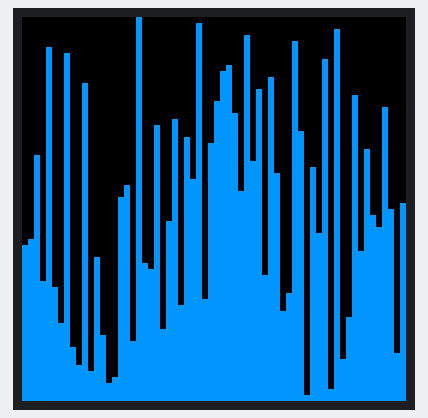
The program below on a simulated Raspberry Pi (BCM pin numbers). Shown: 64×64 colour display. Random numbers come from a fixed seed; what the program prints to the terminal is not drawn.

Above: at 0.1 s.
At 1.1 s:
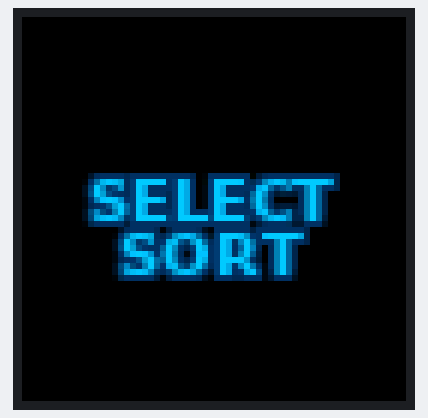
At 4.29 s:
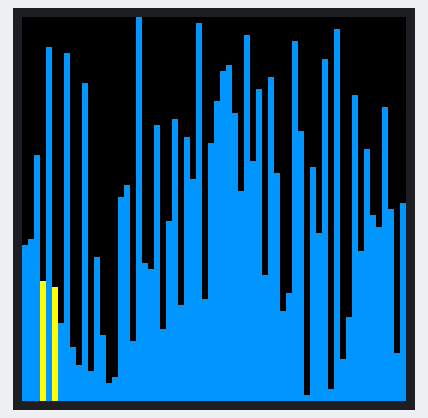
At 7.49 s:
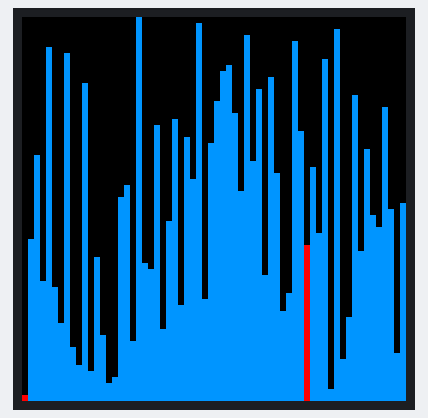
At 23.62 s:
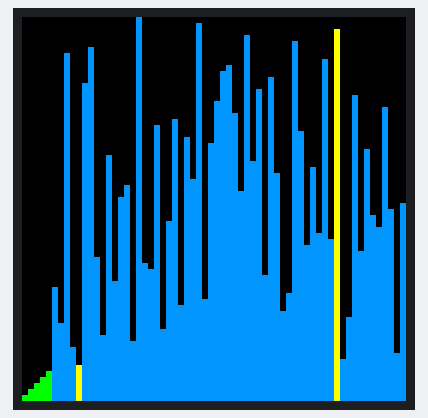
At 39.85 s:
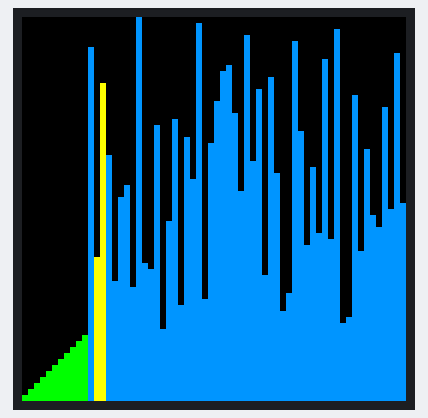

The program:

sorting_algoritm.py
```python
#!/usr/bin/env python
# -*- coding: utf-8 -*-
"""
Красивая анимация алгоритма сортировки для LED панели 64x64
"""

import time
import random
import platform

if platform.system() == "Windows":
    from RGBMatrixEmulator import RGBMatrix, RGBMatrixOptions
    graphics = None  # если нужно
else:
    from rgbmatrix import RGBMatrix, RGBMatrixOptions, graphics
from PIL import Image, ImageDraw, ImageFont

# ========== НАСТРОЙКИ ==========
# Параметры LED матрицы
MATRIX_ROWS = 64
MATRIX_COLS = 64
CHAIN_LENGTH = 1
PARALLEL = 1
HARDWARE_MAPPING  = 'adafruit-hat'

# Параметры анимации
ANIMATION_SPEED = 0.05  # Задержка между кадрами (секунды)
ARRAY_SIZE = 64  # Количество элементов для сортировки
BAR_WIDTH = 1  # Ширина столбца

# Цветовая схема (RGB)
COLOR_DEFAULT = (0, 150, 255)  # Синий - обычные элементы
COLOR_COMPARING = (255, 255, 0)  # Желтый - сравниваемые элементы
COLOR_SWAPPING = (255, 0, 0)  # Красный - элементы при обмене
COLOR_SORTED = (0, 255, 0)  # Зеленый - отсортированные элементы
COLOR_PIVOT = (255, 0, 255)  # Пурпурный - опорный элемент
COLOR_BACKGROUND = (0, 0, 0)  # Черный - фон
# ==============================


class SortVisualizer:
    """Класс для визуализации алгоритмов сортировки"""

    def __init__(self, matrix, array_size):
        self.matrix = matrix
        self.width = MATRIX_COLS
        self.height = MATRIX_ROWS
        self.array_size = min(array_size, self.width)
        self.array = list(range(1, self.height + 1))
        random.shuffle(self.array)
        self.sorted_indices = set()

    def draw_array(self, comparing=[], swapping=[], pivot=-1):
        """Отрисовка массива в виде столбцов"""
        image = Image.new("RGB", (self.width, self.height), COLOR_BACKGROUND)
        draw = ImageDraw.Draw(image)

        bar_width = max(1, self.width // self.array_size)

        for i in range(self.array_size):
            x = i * bar_width
            height = self.array[i]
            y = self.height - height

            # Выбор цвета в зависимости от состояния
            if i == pivot:
                color = COLOR_PIVOT
            elif i in swapping:
                color = COLOR_SWAPPING
            elif i in comparing:
                color = COLOR_COMPARING
            elif i in self.sorted_indices:
                color = COLOR_SORTED
            else:
                color = COLOR_DEFAULT

            # Рисуем столбец
            for bw in range(bar_width):
                if x + bw < self.width:
                    draw.rectangle([x + bw, y, x + bw, self.height - 1], fill=color)

        return image

    def update_display(self, comparing=[], swapping=[], pivot=-1):
        """Обновление дисплея"""
        frame = self.draw_array(comparing, swapping, pivot)
        self.matrix.SetImage(frame.convert("RGB"))
        time.sleep(ANIMATION_SPEED)

    def show_algorithm_name(self, algorithm):
        """Отображение названия алгоритма на 3 секунды"""
        # Словарь с названиями алгоритмов
        algorithm_names = {
            'bubble': 'BUBBLE\nSORT',
            'quick': 'QUICK\nSORT',
            'insertion': 'INSERT\nSORT',
            'selection': 'SELECT\nSORT'
        }

        text = algorithm_names.get(algorithm, algorithm.upper())

        # Создаем изображение с текстом
        image = Image.new("RGB", (self.width, self.height), COLOR_BACKGROUND)
        draw = ImageDraw.Draw(image)

        # Пытаемся загрузить шрифт, если не получается - используем дефолтный
        try:
            # Пробуем разные размеры шрифта
            font = ImageFont.truetype("/usr/share/fonts/truetype/dejavu/DejaVuSans-Bold.ttf", 10)
        except:
            try:
                font = ImageFont.truetype("/usr/share/fonts/truetype/dejavu/DejaVuSans.ttf", 10)
            except:
                font = ImageFont.load_default()

        # Разбиваем текст на строки
        lines = text.split('\n')

        # Вычисляем общую высоту текста
        line_heights = []
        for line in lines:
            bbox = draw.textbbox((0, 0), line, font=font)
            line_heights.append(bbox[3] - bbox[1])

        total_height = sum(line_heights) + (len(lines) - 1) * 2  # 2px между строками
        y_offset = (self.height - total_height) // 2

        # Рисуем каждую строку по центру
        for i, line in enumerate(lines):
            bbox = draw.textbbox((0, 0), line, font=font)
            text_width = bbox[2] - bbox[0]
            text_height = bbox[3] - bbox[1]

            x = (self.width - text_width) // 2
            y = y_offset

            # Рисуем текст с эффектом свечения (рисуем несколько раз со смещением)
            for dx in [-1, 0, 1]:
                for dy in [-1, 0, 1]:
                    draw.text((x + dx, y + dy), line, font=font, fill=(0, 50, 100))

            # Основной текст
            draw.text((x, y), line, font=font, fill=(0, 200, 255))

            y_offset += text_height + 2

        # Отображаем на матрице 3 секунды
        self.matrix.SetImage(image.convert("RGB"))
        time.sleep(3)

    # ===== АЛГОРИТМЫ СОРТИРОВКИ =====

    def bubble_sort(self):
        """Сортировка пузырьком"""
        n = self.array_size
        for i in range(n):
            swapped = False
            for j in range(0, n - i - 1):
                self.update_display(comparing=[j, j + 1])

                if self.array[j] > self.array[j + 1]:
                    self.update_display(swapping=[j, j + 1])
                    self.array[j], self.array[j + 1] = self.array[j + 1], self.array[j]
                    swapped = True
                    self.update_display(swapping=[j, j + 1])

            self.sorted_indices.add(n - i - 1)

            if not swapped:
                break

        # Отметить все как отсортированные
        for i in range(n):
            self.sorted_indices.add(i)
        self.update_display()

    def quick_sort(self, low=0, high=None):
        """Быстрая сортировка"""
        if high is None:
            high = self.array_size - 1

        if low < high:
            pi = self.partition(low, high)
            self.quick_sort(low, pi - 1)
            self.quick_sort(pi + 1, high)

        # Если вся область отсортирована
        if low == 0 and high == self.array_size - 1:
            for i in range(self.array_size):
                self.sorted_indices.add(i)
            self.update_display()

    def partition(self, low, high):
        """Разделение для быстрой сортировки"""
        pivot = self.array[high]
        i = low - 1

        for j in range(low, high):
            self.update_display(comparing=[j, high], pivot=high)

            if self.array[j] < pivot:
                i += 1
                self.update_display(swapping=[i, j], pivot=high)
                self.array[i], self.array[j] = self.array[j], self.array[i]
                self.update_display(swapping=[i, j], pivot=high)

        self.update_display(swapping=[i + 1, high], pivot=high)
        self.array[i + 1], self.array[high] = self.array[high], self.array[i + 1]
        self.update_display(swapping=[i + 1, high])

        self.sorted_indices.add(i + 1)
        return i + 1

    def insertion_sort(self):
        """Сортировка вставками"""
        for i in range(1, self.array_size):
            key = self.array[i]
            j = i - 1

            self.update_display(comparing=[i])

            while j >= 0 and self.array[j] > key:
                self.update_display(comparing=[j, j + 1])
                self.array[j + 1] = self.array[j]
                self.update_display(swapping=[j, j + 1])
                j -= 1

            self.array[j + 1] = key
            self.sorted_indices.add(i)
            self.update_display()

        for i in range(self.array_size):
            self.sorted_indices.add(i)
        self.update_display()

    def selection_sort(self):
        """Сортировка выбором"""
        for i in range(self.array_size):
            min_idx = i

            for j in range(i + 1, self.array_size):
                self.update_display(comparing=[min_idx, j])

                if self.array[j] < self.array[min_idx]:
                    min_idx = j

            if min_idx != i:
                self.update_display(swapping=[i, min_idx])
                self.array[i], self.array[min_idx] = self.array[min_idx], self.array[i]
                self.update_display(swapping=[i, min_idx])

            self.sorted_indices.add(i)
            self.update_display()

        for i in range(self.array_size):
            self.sorted_indices.add(i)
        self.update_display()

    def run_sort(self, algorithm='bubble'):
        """Запуск выбранного алгоритма"""
        print(f"Запуск алгоритма: {algorithm}")

        # Показываем название алгоритма на 3 секунды
        self.show_algorithm_name(algorithm)

        if algorithm == 'bubble':
            self.bubble_sort()
        elif algorithm == 'quick':
            self.quick_sort()
        elif algorithm == 'insertion':
            self.insertion_sort()
        elif algorithm == 'selection':
            self.selection_sort()
        else:
            print(f"Неизвестный алгоритм: {algorithm}")
            self.bubble_sort()

        # Показываем финальный результат 2 секунды
        time.sleep(2)


def main():
    """Главная функция"""
    # Инициализация матрицы
    options = RGBMatrixOptions()
    options.rows = MATRIX_ROWS
    options.cols = MATRIX_COLS
    options.chain_length = CHAIN_LENGTH
    options.parallel = PARALLEL
    options.hardware_mapping = HARDWARE_MAPPING

    matrix = RGBMatrix(options=options)

    # Список всех доступных алгоритмов
    algorithms = ['bubble', 'quick', 'insertion', 'selection']

    # Рандомизируем порядок один раз при старте
    random.shuffle(algorithms)

    try:
        print("=" * 50)
        print("Анимация сортировки для LED панели 64x64")
        print("=" * 50)
        print(f"Порядок алгоритмов: {' -> '.join(algorithms)}")
        print(f"Размер массива: {ARRAY_SIZE}")
        print(f"Скорость анимации: {ANIMATION_SPEED}s")
        print("Нажмите CTRL-C для остановки")
        print("=" * 50)

        algorithm_index = 0

        while True:
            # Выбираем текущий алгоритм из списка
            current_algorithm = algorithms[algorithm_index]

            visualizer = SortVisualizer(matrix, ARRAY_SIZE)
            visualizer.update_display()
            time.sleep(1)

            visualizer.run_sort(current_algorithm)

            # Переходим к следующему алгоритму (циклически)
            algorithm_index = (algorithm_index + 1) % len(algorithms)

            # Пауза перед следующей итерацией
            time.sleep(2)
            print(f"Следующий алгоритм: {algorithms[algorithm_index]}")

    except KeyboardInterrupt:
        print("\n" + "=" * 50)
        print("Остановка программы...")
        print("=" * 50)
        matrix.Clear()


if __name__ == "__main__":
    main()
```

Measured:
- what the display in image 1 shows lasts 3.0 s, from 1.1 s to 4.1 s
